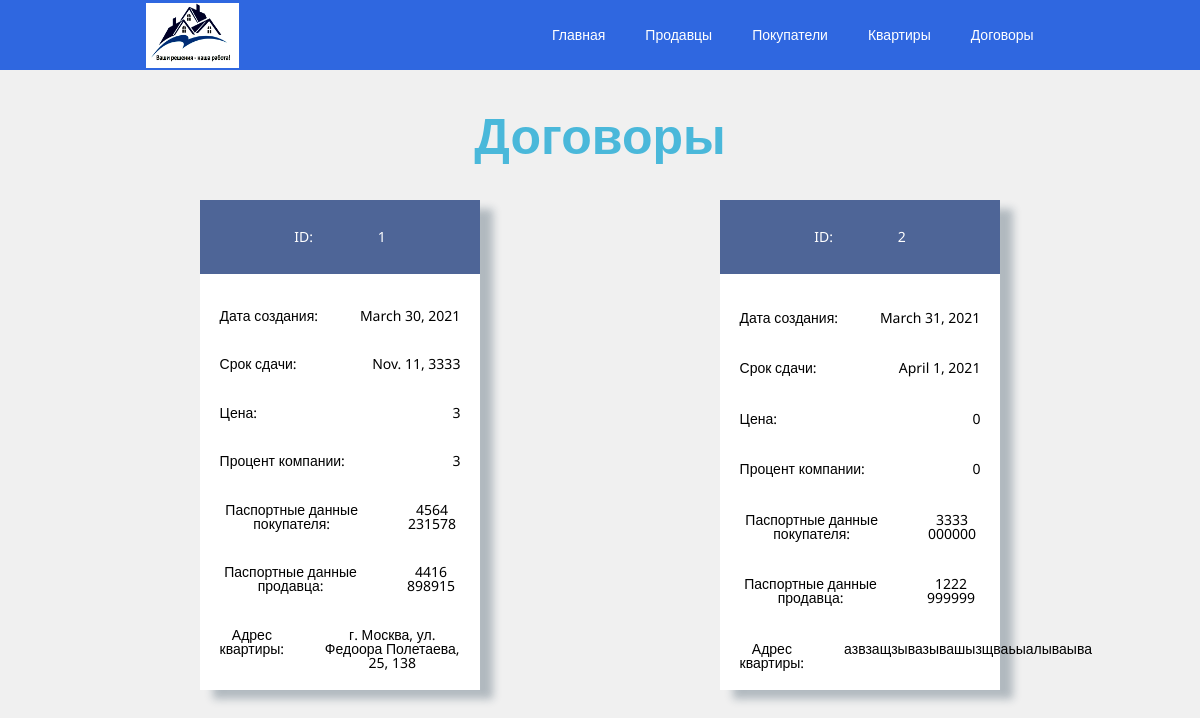
Before: /contract_view/ with the older database file.
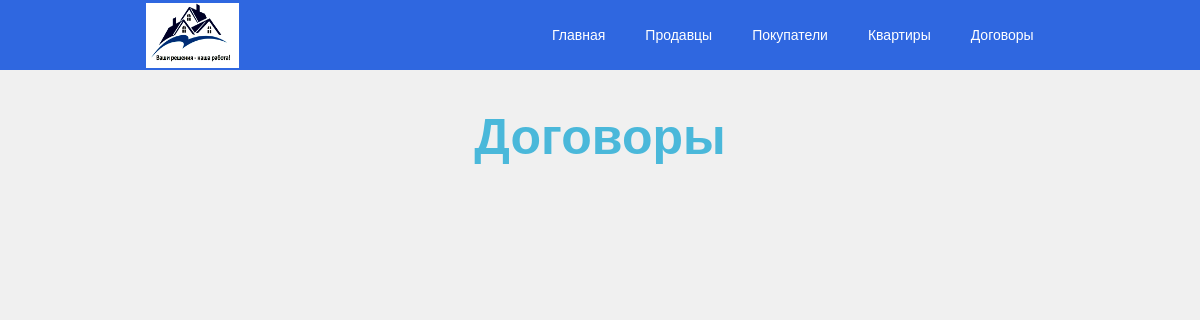
After: the same page with the newer database file.
### main/models.py (models this page shows, shortened)
class Contract(models.Model):
    id_contract = models.AutoField(blank=False, primary_key=True)
    id_buyer = models.ForeignKey(Buyer, on_delete = models.CASCADE, blank=False)
    id_seller = models.ForeignKey(Seller, on_delete = models.CASCADE, blank=False)
    id_fl = models.ForeignKey(Flat, on_delete=models.CASCADE, blank=False)
    time_to_sale = models.DateField(blank=False)
    coast = models.IntegerField(blank=False)
    proc_for_comp = models.IntegerField(blank=False)
    time_create = models.DateField(auto_now_add=True, blank=False)

class Klient(models.Model):
    id_kl = models.AutoField(blank=False, primary_key=True)
    fio = models.CharField(max_length=100, blank=False)
    bd = models.DateField(blank=False)
    phone = models.CharField(max_length=11, blank=False)
    mail = models.CharField(max_length=100, blank=False)
    pasp_seria = models.CharField(max_length=4,blank=False)
    pasp_nomer = models.CharField(max_length=6, blank=False)

class Flat(models.Model):
    id_fl = models.AutoField(blank=False, primary_key=True)
    coast = models.IntegerField(blank=False)
    descr = models.TextField(blank=False)
    rooms = models.IntegerField(blank=False)
    adress = models.CharField(max_length=150, blank=False)
    square_f = models.IntegerField(blank=False)
    id_seller = models.ForeignKey(Seller, on_delete=models.CASCADE, blank=False, null=True)
    status = models.CharField(max_length=10, blank=False)

### main/views.py (the view)
# urls.py: path('contract_view/', ContractView.as_view(), name='view_contract_url'),
class ContractView(View):
    def get(self,request):
        contract =Contract.objects.all()#SELECT * FROM Contract
        klient = Klient.objects.all()#SELECT * FROM Klient
        flat = Flat.objects.all()#SELECT * FROM Flat
        return render(request, 'main/contract_view.html', context={'contract': contract, 'klient': klient, 'flat': flat})

### main/templatetags/main_get_filter.py (called while the page is built)
@register.filter
def get_buyer_pseria(model_info, obj_id):
    p_seria_b = get_p_data('id_buyer', obj_id, 'серия')
    return p_seria_b

@register.filter
def get_buyer_pnomer(model_info, obj_id):
    p_nomer_b = get_p_data('id_buyer', obj_id, 'номер')
    return p_nomer_b

@register.filter
def get_seller_pseria(model_info, obj_id):
    p_seria_s = get_p_data('id_seller', obj_id, 'серия')
    return p_seria_s

@register.filter
def get_seller_pnomer(model_info, obj_id):
    p_nomer_s = get_p_data('id_seller', obj_id, 'номер')
    return p_nomer_s

@register.filter
def get_adress(flat, obj_id):
    contr_list = Contract.objects.values('id_contract', 'id_fl')
    for contr in contr_list:
        if obj_id == contr['id_contract']:
            id_f = contr['id_fl']
    adress = Flat.objects.get(id_fl=id_f).adress
    return adress

### main/templates/main/contract_view.html (shortened to what this page needs)
{% extends 'base.html' %}
{% load main_get_filter %}
{% block content %}
    <div class="container">
        <div class="contr_title_block">
            Договоры
        </div>
        <div class="contr_block">
            {% for c in contract %}
                <div class="contr_card">
                    <div class="contr_id">
                        <p class="c_title">
                            ID:
                        </p>
                        <p class="c_cont">
                            {{ c.id_contract }}
                        </p>
                    </div>
                    <div class="contr_tcr">
                        <div class="">
                            Дата создания:
                        </div>
                        <div class="c_cont">
                            {{ c.time_create }}
                        </div>
                    </div>
                    <div class="contr_tsale">
                        <div class="">
                            Срок сдачи:
                        </div>
                        <div class="c_cont">
                            {{ c.time_to_sale }}
                        </div>
                    </div>
                    <div class="contr_coast">
                        <div class="">
                            Цена:
                        </div>
                        <div class="c_cont">
                            {{ c.coast }}
                        </div>
                    </div>
                    <div class="contr_proc">
                        <div class="">
                            Процент компании:
                        </div>
                        <div class="c_cont">
                            {{ c.proc_for_comp }}
                        </div>
                    </div>
                    <div class="contr_buyer">
                        <div class="">
                            Паспортные данные покупателя:
                        </div>
                        <div class="c_cont">
                            {{ contract|get_buyer_pseria:c.id_contract }} {{ contract|get_buyer_pnomer:c.id_contract }}
                        </div>
                    </div>
                    <div class="contr_seller">
                        <div class="">
                            Паспортные данные продавца:
                        </div>
                        <div class="c_cont">
                            {{ contract|get_seller_pseria:c.id_contract }} {{ contract|get_seller_pnomer:c.id_contract }}
                        </div>
                    </div>
                    <div class="contr_adress">
                        <div class="">
                            Адрес квартиры:
                        </div>
                        <div class="c_cont">
                            {{ flat|get_adress:c.id_contract }}
                        </div>
                    </div>
                </div>
            {% endfor %}
        </div>
    </div>
{% endblock %}

Changed rows visible on the page:
removed Contract: id_contract "1", time_create "March 30, 2021", time_to_sale "Nov. 11, 3333", coast "3", proc_for_comp "3", id_contract.id_kl "4564", id_contract.id_kl "231578", id_contract.id_kl "4416", id_contract.id_kl "898915", id_contract.adress "г. Москва, ул. Федоора Полетаева, 25, 138"
removed Contract: id_contract "2", time_create "March 31, 2021", time_to_sale "April 1, 2021", coast "0", proc_for_comp "0", id_contract.id_kl "3333", id_contract.id_kl "000000", id_contract.id_kl "1222", id_contract.id_kl "999999", id_contract.adress "азвзащзывазывашызщваьыалываыва"
